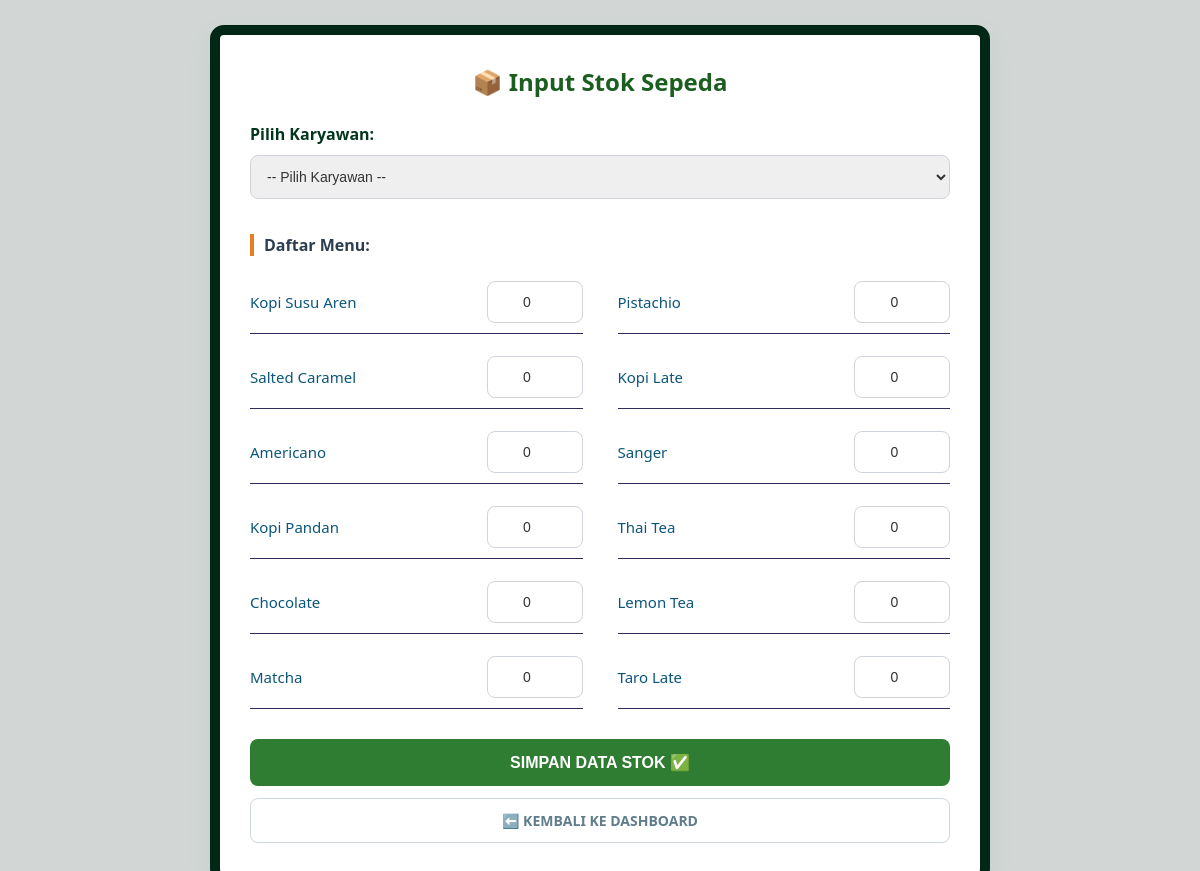
Page /stok_awal.php (signed in) on the committed database.
### tables this page shows
CREATE TABLE `menu` (
  `id_menu` int(11) NOT NULL,
  `nama_kopi` varchar(100) NOT NULL,
  `harga_per_cup` decimal(12,2) NOT NULL,
  `kategori` varchar(50) DEFAULT NULL
);

### stok_awal.php (the view, shortened to what this page needs)
<?php
include 'koneksi.php';
$menu_list = mysqli_query($koneksi, "SELECT * FROM menu ORDER BY kategori ASC");
?>
<!DOCTYPE html>
<html lang="id">
<head>
</head>
<body>
<div class="card">
    <h2>📦 Input Stok Sepeda</h2>
    <form action="" method="POST">
        <label><strong>Pilih Karyawan:</strong></label><br>
        <select name="id_karyawan" required style="width: 100%; margin: 10px 0;">
            <option value="">-- Pilih Karyawan --</option>
        </select>
        <h4 style="margin-top:25px; border-left: 4px solid #e67e22; padding-left: 10px; margin-bottom: 5px; color: #2c3e50;">Daftar Menu:</h4>
        <div class="menu-grid">
            <?php
            if ($menu_list && mysqli_num_rows($menu_list) > 0) {
                mysqli_data_seek($menu_list, 0);
                while($m = mysqli_fetch_assoc($menu_list)) { ?>
                    <div class="menu-item">
                        <span><?= $m['nama_kopi']; ?></span>
                        <input type="number" name="jumlah_menu[<?= $m['id_menu']; ?>]" value="0" min="0" style="width: 70px; text-align: center;">
                    </div>
                <?php }
            } else {
                echo "<p style='color:#c62828; grid-column: span 2; font-weight: bold;'>Menu kosong! Cek database.</p>";
            } ?>
        </div>
        <button type="submit" name="simpan_stok" class="btn-simpan">SIMPAN DATA STOK ✅</button>
        <a href="dashboard_admin.php" class="btn-kembali">⬅️ KEMBALI KE DASHBOARD</a>
    </form>
</div>
</body>
</html>

### stok_awal.php (style rules this page uses)
body { font-family: 'Segoe UI', sans-serif; background: #4e605b40; padding: 25px 15px; margin: 0; }
.card { background: white; padding: 30px; border-radius: 14px; box-shadow: 0 10px 25px rgba(46, 125, 50, 0.08); border: 10px solid #032717; max-width: 700px; margin: auto; }
h2 { text-align: center; color: #1b5e20; margin-top: 0; margin-bottom: 25px; font-weight: 700; }
label strong { color: #02361c; font-size: 20px5px; }
select, input[type="number"] { padding: 12px; border: 1px solid #ced4da; border-radius: 8px; font-size: 14px; color: #333; transition: all 0.3s ease; }
.menu-grid { display: grid; grid-template-columns: repeat(2, 1fr); gap: 12px 35px; margin-top: 15px; }
.menu-item { display: flex; justify-content: space-between; align-items: center; border-bottom: 1px solid #2d2b5a; padding: 10px 0; }
.menu-item span { color: #0c567b; font-weight: 500; font-size: 15px; }
.btn-simpan { background: #2e7d32; color: white; border: none; padding: 14px; border-radius: 8px; cursor: pointer; width: 100%; font-weight: bold; font-size: 16px; margin-top: 30px; transition: background 0.2s ease; }
.btn-kembali { display: block; background: transparent; color: #607d8b; text-align: center; padding: 12px; border-radius: 8px; text-decoration: none; font-weight: bold; margin-top: 12px; font-size: 14px; border: 1px solid #cfd8dc; transition: all 0.2s ease; }

### rows in the picture
menu: nama_kopi "Kopi Susu Aren"
menu: nama_kopi "Pistachio"
menu: nama_kopi "Salted Caramel"
menu: nama_kopi "Kopi Late"
menu: nama_kopi "Americano"
menu: nama_kopi "Sanger"
menu: nama_kopi "Kopi Pandan"
menu: nama_kopi "Thai Tea"
menu: nama_kopi "Chocolate"
menu: nama_kopi "Lemon Tea"
menu: nama_kopi "Matcha"
menu: nama_kopi "Taro Late"
